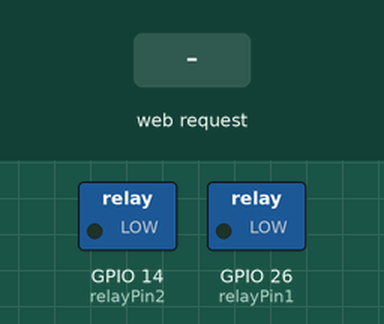
Simulated run of this sketch. Board: ESP32. Parts: switched loads named in the sketch (green lamp = pin HIGH). The inputs (shaded band) are chosen by the test bench. WiFi joins after 1.5 s; servers stay silent unless stated; the local clock reads 2024-03-15 10:24:30 at power-on unless the sketch sets it; what the sketch prints to the serial monitor is not drawn.

Above: at 3.2 s.
3.3 s: HTTP request GET /relay1/on received
At 4.1 s:
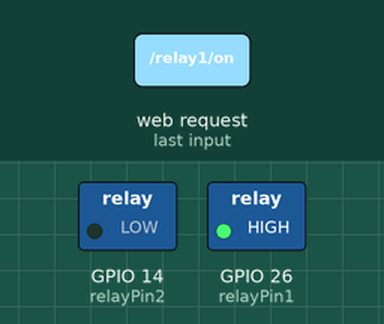
5.0 s: HTTP request GET /relay2/on received
At 5.3 s:
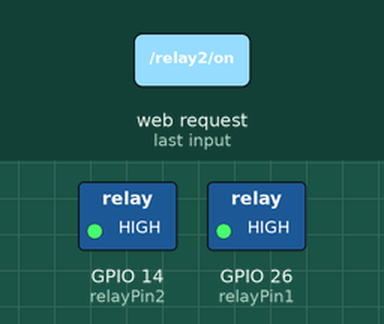
6.5 s: HTTP request GET /relay1/off received
At 7.7 s:
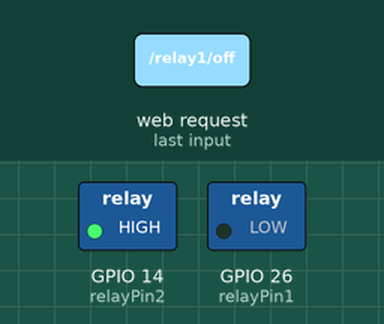
8.0 s: HTTP request GET /relay2/off received
At 8.8 s:
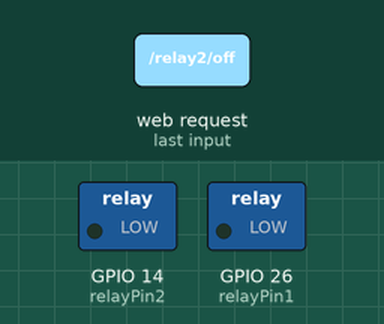
Timing chart, 0 to 10.5 s (numbered marks = the images above; inputs shaded):
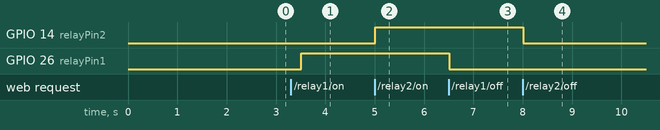

Measured:
- after the input at 3.3 s, GPIO 26 (relayPin1): LOW → HIGH after 0.21 s
- after the input at 5.0 s, GPIO 14 (relayPin2): LOW → HIGH at once
- after the input at 6.5 s, GPIO 26 (relayPin1): HIGH → LOW at once
- after the input at 8.0 s, GPIO 14 (relayPin2): HIGH → LOW at once

The sketch:

sketch_nov8a.ino
```cpp
#include <WiFi.h>
#include <WebServer.h>
#include <time.h>

// ข้อมูล Wi-Fi
const char* ssid = "";
const char* password = "";

// ตั้งค่าขารีเลย์
const int relayPin1 = 26;  // ขารีเลย์ตัวที่หนึ่ง
const int relayPin2 = 14;  // ขารีเลย์ตัวที่สอง

// สร้าง Web Server บนพอร์ต 80
WebServer server(80);

// ตั้งค่า NTP Server และ Timezone (GMT+7)
const char* ntpServer = "pool.ntp.org";
const long gmtOffset_sec = 7 * 3600;
const int daylightOffset_sec = 0;

bool relayState1 = true;  // สถานะรีเลย์ 1 (เริ่มต้นเป็นเปิด)
bool relayState2 = true;  // สถานะรีเลย์ 2 (เริ่มต้นเป็นเปิด)
unsigned long lastRelay1OnTime = 0;  // เวลาที่เปิดรีเลย์ 1 ล่าสุด
unsigned long lastRelay2OnTime = 0;  // เวลาที่เปิดรีเลย์ 2 ล่าสุด

void setup() {
  // เริ่มต้นการสื่อสาร Serial
  Serial.begin(115200);

  // ตั้งค่าขารีเลย์เป็น OUTPUT
  pinMode(relayPin1, OUTPUT);
  digitalWrite(relayPin1, LOW);  // เริ่มต้นให้รีเลย์ 1 เปิด

  pinMode(relayPin2, OUTPUT);
  digitalWrite(relayPin2, LOW);  // เริ่มต้นให้รีเลย์ 2 เปิด

  // เชื่อมต่อ Wi-Fi
  WiFi.begin(ssid, password);
  while (WiFi.status() != WL_CONNECTED) {
    delay(1000);
    Serial.println("Connecting to WiFi...");
  }
  Serial.println("Connected to WiFi");
  Serial.print("IP Address: ");
  Serial.println(WiFi.localIP());

  // ซิงค์เวลา NTP
  configTime(gmtOffset_sec, daylightOffset_sec, ntpServer);
  Serial.println("Waiting for NTP time sync...");
  while (!time(nullptr)) {
    delay(1000);
    Serial.print(".");
  }
  Serial.println("\nTime synchronized!");

  // กำหนด Route สำหรับเปิดรีเลย์ 1
  server.on("/relay1/on", []() {
    digitalWrite(relayPin1, HIGH);  // เปิดรีเลย์ 1
    relayState1 = true;
    lastRelay1OnTime = millis();  // บันทึกเวลาที่เปิดรีเลย์ 1
    server.send(200, "text/plain", "Relay 1 is ON");
  });

  // กำหนด Route สำหรับปิดรีเลย์ 1
  server.on("/relay1/off", []() {
    digitalWrite(relayPin1, LOW);  // ปิดรีเลย์ 1
    relayState1 = false;
    server.send(200, "text/plain", "Relay 1 is OFF");
  });

  // กำหนด Route สำหรับเปิดรีเลย์ 2
  server.on("/relay2/on", []() {
    digitalWrite(relayPin2, HIGH);  // เปิดรีเลย์ 2
    relayState2 = true;
    lastRelay2OnTime = millis();  // บันทึกเวลาที่เปิดรีเลย์ 2
    server.send(200, "text/plain", "Relay 2 is ON");
  });

  // กำหนด Route สำหรับปิดรีเลย์ 2
  server.on("/relay2/off", []() {
    digitalWrite(relayPin2, LOW);  // ปิดรีเลย์ 2
    relayState2 = false;
    server.send(200, "text/plain", "Relay 2 is OFF");
  });

  // เริ่มต้น Web Server
  server.begin();
  Serial.println("Web server started");
}

void loop() {
  // ตรวจสอบการเชื่อมต่อ Wi-Fi
  if (WiFi.status() != WL_CONNECTED) {
    Serial.println("WiFi not connected, attempting reconnection...");
    WiFi.begin(ssid, password);
    // รอจนกว่าจะเชื่อมต่อใหม่
    while (WiFi.status() != WL_CONNECTED) {
      delay(1000);
      Serial.println("Reconnecting to WiFi...");
    }
    Serial.println("Reconnected to WiFi");
  }

  // ตรวจสอบเวลา
  struct tm timeinfo;
  if (!getLocalTime(&timeinfo)) {
    Serial.println("Failed to obtain time");
    return;
  }

  int currentHour = timeinfo.tm_hour;
  int currentMinute = timeinfo.tm_min;

  // ตรวจสอบช่วงเวลาที่ต้องเปิดรีเลย์ 1 อัตโนมัติ
  bool shouldRelay1BeOn = (
    (currentHour == 8 && currentMinute >= 00 && currentMinute < 01) ||
    (currentHour == 10 && currentMinute >= 00 && currentMinute < 03) ||
    (currentHour == 12 && currentMinute >= 00 && currentMinute < 10) ||
    (currentHour == 14 && currentMinute >= 00 && currentMinute < 05) ||
    (currentHour == 16 && currentMinute >= 30 && currentMinute < 35)
  );

  if (shouldRelay1BeOn) {
    if (!relayState1) {
      digitalWrite(relayPin1, HIGH);  // เปิดรีเลย์ 1
      relayState1 = true;
      Serial.println("Relay 1 turned ON (Auto)");
    }
  } else if (relayState1 && millis() - lastRelay1OnTime >= 120000) {  // ปิดหลัง 1 นาที
    digitalWrite(relayPin1, LOW);  // ปิดรีเลย์ 1
    relayState1 = false;
    Serial.println("Relay 1 turned OFF (Auto Timeout)");
  }

  // ตรวจสอบช่วงเวลาที่ต้องเปิดรีเลย์ 2 อัตโนมัติ
  bool shouldRelay2BeOn = (
    (currentHour == 8 && currentMinute >= 00 && currentMinute < 01) ||
    (currentHour == 10 && currentMinute >= 00 && currentMinute < 03) ||
    (currentHour == 12 && currentMinute >= 00 && currentMinute < 10) ||
    (currentHour == 14 && currentMinute >= 00 && currentMinute < 05) ||
    (currentHour == 16 && currentMinute >= 30 && currentMinute < 35)
  );

  if (shouldRelay2BeOn) {
    if (!relayState2) {
      digitalWrite(relayPin2, HIGH);  // เปิดรีเลย์ 2
      relayState2 = true;
      Serial.println("Relay 2 turned ON (Auto)");
    }
  } else if (relayState2 && millis() - lastRelay2OnTime >= 120000) {  // ปิดหลัง 2 นาที
    digitalWrite(relayPin2, LOW);  // ปิดรีเลย์ 2
    relayState2 = false;
    Serial.println("Relay 2 turned OFF (Auto Timeout)");
  }

  // ตรวจสอบคำขอจาก Web Server
  server.handleClient();

  delay(500);
}
```
